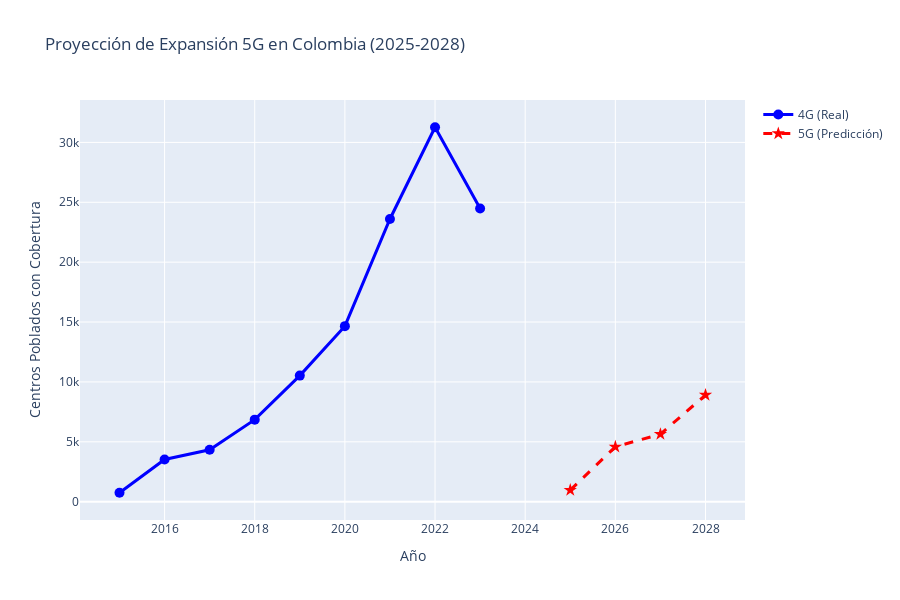

Here is the notebook cell this chart was saved with:
### Code cell
fig = go.Figure()

fig.add_trace(go.Scatter(
    x=df_tech['AÑO'],
    y=df_tech['Centros_4G'],
    mode='lines+markers',
    name='4G (Real)',
    line=dict(color='blue', width=3),
    marker=dict(size=10)
))

fig.add_trace(go.Scatter(
    x=df_pred_5g['AÑO'],
    y=df_pred_5g['Centros_5G_predicho'],
    mode='lines+markers',
    name='5G (Predicción)',
    line=dict(color='red', width=3, dash='dash'),
    marker=dict(size=10, symbol='star')
))

fig.update_layout(
    title='Proyección de Expansión 5G en Colombia (2025-2028)',
    xaxis_title='Año',
    yaxis_title='Centros Poblados con Cobertura',
    height=600,
    hovermode='x unified'
)

fig.write_html('graficos/prediccion_5g_nacional.html')
fig.show()

### Figure 1 — Plotly figure (JSON) as saved in the notebook; plotly's stock layout.template omitted (floating-point values rounded to 4 significant figures)
{"data": [{"line": {"color": "blue", "width": 3}, "marker": {"size": 10}, "mode": "lines+markers", "name": "4G (Real)", "type": "scatter", "x": [2015, 2016, 2017, 2018, 2019, 2020, 2021, 2022, 2023], "y": [745, 3523, 4337, 6850, 10527, 14657, 23606, 31266, 24481]}, {"line": {"color": "red", "dash": "dash", "width": 3}, "marker": {"size": 10, "symbol": "star"}, "mode": "lines+markers", "name": "5G (Predicción)", "type": "scatter", "x": [2025, 2026, 2027, 2028], "y": [968, 4580, 5638, 8905]}], "layout": {"height": 600, "hovermode": "x unified", "title": {"text": "Proyección de Expansión 5G en Colombia (2025-2028)"}, "xaxis": {"title": {"text": "Año"}}, "yaxis": {"title": {"text": "Centros Poblados con Cobertura"}}}}
